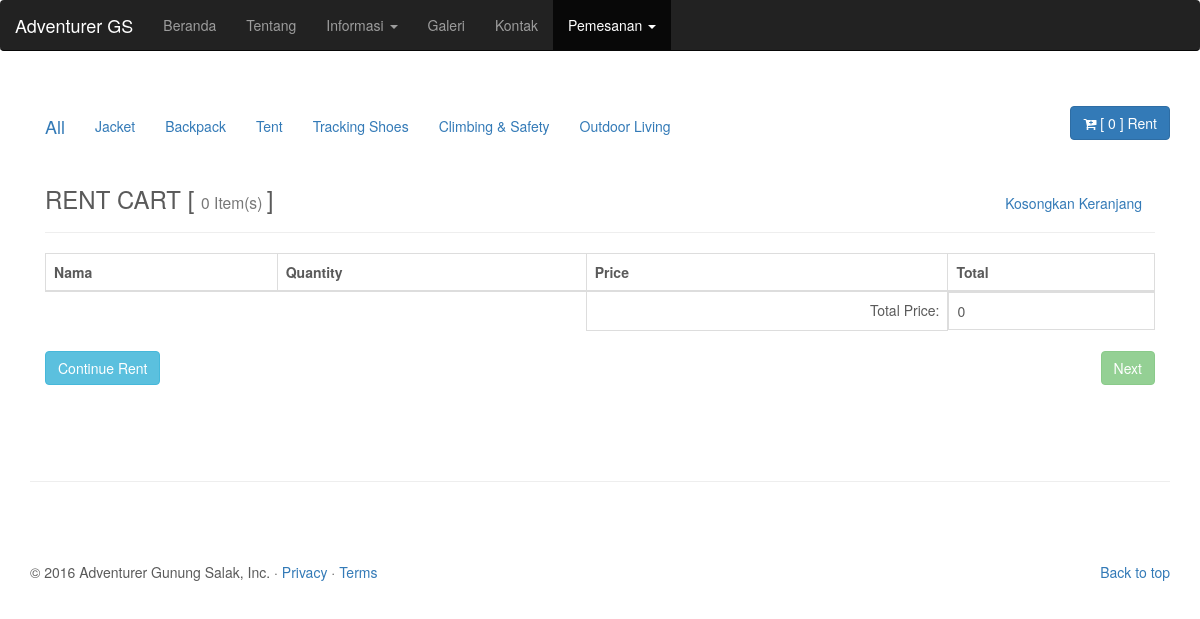
Page /index.php/welcome/cart on the committed database.
### tables this page shows
CREATE TABLE `kategori_outdoor` (
  `id_kat` int(6) NOT NULL,
  `nama_kategori` text NOT NULL,
  `filter` text NOT NULL
);

### application/controllers/Welcome.php (called while the page is built, shortened)
<?php
class Welcome extends CI_Controller {
	public function __construct()
	{
		$this->load->library('session');
		$this->load->library('encryption');
		$this->load->library('cart');
	}
	function cart()
	{
		$data['autoinc'] = $this->Model_halimun->cek_autoinc('sewa_alat');
		$data['sidemenu'] = $this->Model_halimun->get_data('kategori_outdoor');
		$data['pemesanan'] = "active"; $data['tentang'] = $data['galeri'] = $data['beranda'] = $data['kontak'] = $data['informasi'] ="";
		$this->load->view('show_cart',$data);
	}
}

### index.php (called while the page is built, shortened)
<?php
require_once BASEPATH.'core/CodeIgniter.php';

### application/models/Model_halimun.php (called while the page is built, shortened)
<?php
class Model_halimun extends CI_Model
{
	function get_data($t)
	{
		return $this->db->get($t)->result();
	}
}
?>

### application/views/sidebar_alat.php (the view, shortened to what this page needs)
<div class="slimscrollleft" navbar-default" role="navigation">
  <div class="container">
    <div class="pull-right" style="margin-top: 5px">
      <a href="<?php echo site_url('welcome/cart');?>"><span class="btn small-btn btn-primary"><i class="fa fa-cart-plus icon-white"></i> [ <?php echo $this->cart->total_items();?> ] Rent</span> </a>
    </div>
    <div class="navbar-header">
      <a class="navbar-brand" href="<?php echo site_url('welcome/sewaalat');?>">All </a>
    </div>
    <div id="navbar2" class="navbar-collapse collapse">
      <ul class="nav navbar-nav">
        <?php foreach ($sidemenu as $sidemenu) : ?>
          <li><a href="<?php echo site_url('welcome/kategori/'.$sidemenu->filter);?>"><?php echo $sidemenu->nama_kategori;?></a></li>
        <?php endforeach;?>
      </ul>
    </div>
  </div>
</div>

### assets/css/carousel.css (style rules this page uses)
body { padding-bottom: 40px; color: #5a5a5a; }

### rows in the picture
kategori_outdoor: nama_kategori "Jacket"
kategori_outdoor: nama_kategori "Backpack"
kategori_outdoor: nama_kategori "Tent"
kategori_outdoor: nama_kategori "Tracking Shoes"
kategori_outdoor: nama_kategori "Climbing & Safety"
kategori_outdoor: nama_kategori "Outdoor Living"

### other values in the picture
$this->cart->total_items() "0"
$this->cart->total() "0"
